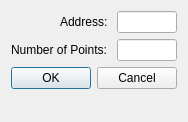
<?xml version="1.0" encoding="UTF-8"?>
<ui version="4.0">
 <class>DialogSetupPresetData</class>
 <widget class="QDialog" name="DialogSetupPresetData">
  <property name="geometry">
   <rect>
    <x>0</x>
    <y>0</y>
    <width>187</width>
    <height>122</height>
   </rect>
  </property>
  <property name="windowTitle">
   <string/>
  </property>
  <layout class="QFormLayout" name="formLayout">
   <property name="labelAlignment">
    <set>Qt::AlignRight|Qt::AlignTrailing|Qt::AlignVCenter</set>
   </property>
   <item row="1" column="0">
    <widget class="QLabel" name="labelAddress">
     <property name="text">
      <string>Address: </string>
     </property>
    </widget>
   </item>
   <item row="1" column="1">
    <widget class="NumericLineEdit" name="lineEditAddress">
     <property name="sizePolicy">
      <sizepolicy hsizetype="Fixed" vsizetype="Fixed">
       <horstretch>0</horstretch>
       <verstretch>0</verstretch>
      </sizepolicy>
     </property>
     <property name="maximumSize">
      <size>
       <width>60</width>
       <height>16777215</height>
      </size>
     </property>
    </widget>
   </item>
   <item row="3" column="0">
    <widget class="QLabel" name="labelNumberOfPoints">
     <property name="text">
      <string>Number of Points: </string>
     </property>
    </widget>
   </item>
   <item row="3" column="1">
    <widget class="NumericLineEdit" name="lineEditNumberOfPoints">
     <property name="sizePolicy">
      <sizepolicy hsizetype="Fixed" vsizetype="Fixed">
       <horstretch>0</horstretch>
       <verstretch>0</verstretch>
      </sizepolicy>
     </property>
     <property name="maximumSize">
      <size>
       <width>60</width>
       <height>16777215</height>
      </size>
     </property>
    </widget>
   </item>
   <item row="6" column="0" colspan="2">
    <widget class="QDialogButtonBox" name="buttonBox">
     <property name="orientation">
      <enum>Qt::Horizontal</enum>
     </property>
     <property name="standardButtons">
      <set>QDialogButtonBox::Cancel|QDialogButtonBox::Ok</set>
     </property>
     <property name="centerButtons">
      <bool>true</bool>
     </property>
    </widget>
   </item>
  </layout>
 </widget>
 <customwidgets>
  <customwidget>
   <class>NumericLineEdit</class>
   <extends>QLineEdit</extends>
   <header>numericlineedit.h</header>
  </customwidget>
 </customwidgets>
 <tabstops>
  <tabstop>lineEditNumberOfPoints</tabstop>
  <tabstop>lineEditAddress</tabstop>
 </tabstops>
 <resources/>
 <connections>
  <connection>
   <sender>buttonBox</sender>
   <signal>accepted()</signal>
   <receiver>DialogSetupPresetData</receiver>
   <slot>accept()</slot>
   <hints>
    <hint type="sourcelabel">
     <x>248</x>
     <y>254</y>
    </hint>
    <hint type="destinationlabel">
     <x>157</x>
     <y>274</y>
    </hint>
   </hints>
  </connection>
  <connection>
   <sender>buttonBox</sender>
   <signal>rejected()</signal>
   <receiver>DialogSetupPresetData</receiver>
   <slot>reject()</slot>
   <hints>
    <hint type="sourcelabel">
     <x>316</x>
     <y>260</y>
    </hint>
    <hint type="destinationlabel">
     <x>286</x>
     <y>274</y>
    </hint>
   </hints>
  </connection>
 </connections>
</ui>
